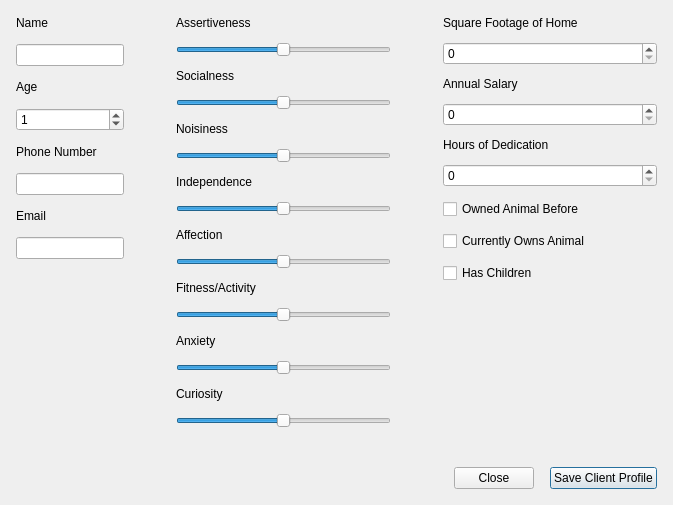
<?xml version="1.0" encoding="UTF-8"?>
<ui version="4.0">
 <class>ClientDetailsModal</class>
 <widget class="QDialog" name="ClientDetailsModal">
  <property name="windowModality">
   <enum>Qt::NonModal</enum>
  </property>
  <property name="geometry">
   <rect>
    <x>0</x>
    <y>0</y>
    <width>673</width>
    <height>505</height>
   </rect>
  </property>
  <property name="windowTitle">
   <string>Animal Details</string>
  </property>
  <property name="sizeGripEnabled">
   <bool>false</bool>
  </property>
  <property name="modal">
   <bool>true</bool>
  </property>
  <layout class="QVBoxLayout" name="verticalLayout" stretch="1,0">
   <property name="spacing">
    <number>16</number>
   </property>
   <property name="leftMargin">
    <number>16</number>
   </property>
   <property name="topMargin">
    <number>16</number>
   </property>
   <property name="rightMargin">
    <number>16</number>
   </property>
   <property name="bottomMargin">
    <number>16</number>
   </property>
   <item>
    <layout class="QHBoxLayout" name="horizontalLayout" stretch="0,0,1,0,1">
     <property name="spacing">
      <number>12</number>
     </property>
     <property name="sizeConstraint">
      <enum>QLayout::SetDefaultConstraint</enum>
     </property>
     <item>
      <layout class="QVBoxLayout" name="FirstColumn">
       <property name="spacing">
        <number>14</number>
       </property>
       <item>
        <widget class="QLabel" name="nameLabel">
         <property name="text">
          <string>Name</string>
         </property>
         <property name="alignment">
          <set>Qt::AlignBottom|Qt::AlignLeading|Qt::AlignLeft</set>
         </property>
        </widget>
       </item>
       <item>
        <widget class="QLineEdit" name="name">
         <property name="enabled">
          <bool>true</bool>
         </property>
        </widget>
       </item>
       <item>
        <widget class="QLabel" name="ageLabel">
         <property name="text">
          <string>Age</string>
         </property>
         <property name="alignment">
          <set>Qt::AlignBottom|Qt::AlignLeading|Qt::AlignLeft</set>
         </property>
        </widget>
       </item>
       <item>
        <widget class="QSpinBox" name="age">
         <property name="maximum">
          <number>999</number>
         </property>
         <property name="value">
          <number>1</number>
         </property>
        </widget>
       </item>
       <item>
        <widget class="QLabel" name="phoneNumberLabel">
         <property name="text">
          <string>Phone Number</string>
         </property>
         <property name="alignment">
          <set>Qt::AlignBottom|Qt::AlignLeading|Qt::AlignLeft</set>
         </property>
        </widget>
       </item>
       <item>
        <widget class="QLineEdit" name="phoneNumber">
         <property name="enabled">
          <bool>true</bool>
         </property>
        </widget>
       </item>
       <item>
        <widget class="QLabel" name="emailLabel">
         <property name="text">
          <string>Email</string>
         </property>
         <property name="alignment">
          <set>Qt::AlignBottom|Qt::AlignLeading|Qt::AlignLeft</set>
         </property>
        </widget>
       </item>
       <item>
        <widget class="QLineEdit" name="email">
         <property name="enabled">
          <bool>true</bool>
         </property>
        </widget>
       </item>
       <item>
        <spacer name="verticalSpacer">
         <property name="orientation">
          <enum>Qt::Vertical</enum>
         </property>
         <property name="sizeHint" stdset="0">
          <size>
           <width>20</width>
           <height>40</height>
          </size>
         </property>
        </spacer>
       </item>
      </layout>
     </item>
     <item>
      <spacer name="horizontalSpacer">
       <property name="orientation">
        <enum>Qt::Horizontal</enum>
       </property>
       <property name="sizeHint" stdset="0">
        <size>
         <width>40</width>
         <height>20</height>
        </size>
       </property>
      </spacer>
     </item>
     <item>
      <layout class="QVBoxLayout" name="SecondColumn" stretch="0,0,0,0,0,0,0,0,0,0,0,0,0,0,0,0,0">
       <property name="spacing">
        <number>12</number>
       </property>
       <property name="sizeConstraint">
        <enum>QLayout::SetDefaultConstraint</enum>
       </property>
       <property name="leftMargin">
        <number>0</number>
       </property>
       <item>
        <widget class="QLabel" name="assertivenessLabel">
         <property name="sizePolicy">
          <sizepolicy hsizetype="Preferred" vsizetype="Preferred">
           <horstretch>0</horstretch>
           <verstretch>0</verstretch>
          </sizepolicy>
         </property>
         <property name="text">
          <string>Assertiveness</string>
         </property>
         <property name="alignment">
          <set>Qt::AlignBottom|Qt::AlignLeading|Qt::AlignLeft</set>
         </property>
        </widget>
       </item>
       <item>
        <widget class="QSlider" name="assertiveness">
         <property name="enabled">
          <bool>true</bool>
         </property>
         <property name="maximum">
          <number>10</number>
         </property>
         <property name="sliderPosition">
          <number>5</number>
         </property>
         <property name="orientation">
          <enum>Qt::Horizontal</enum>
         </property>
        </widget>
       </item>
       <item>
        <widget class="QLabel" name="socialnessLabel">
         <property name="sizePolicy">
          <sizepolicy hsizetype="Preferred" vsizetype="Preferred">
           <horstretch>0</horstretch>
           <verstretch>0</verstretch>
          </sizepolicy>
         </property>
         <property name="text">
          <string>Socialness</string>
         </property>
         <property name="alignment">
          <set>Qt::AlignBottom|Qt::AlignLeading|Qt::AlignLeft</set>
         </property>
        </widget>
       </item>
       <item>
        <widget class="QSlider" name="socialness">
         <property name="enabled">
          <bool>true</bool>
         </property>
         <property name="maximum">
          <number>10</number>
         </property>
         <property name="sliderPosition">
          <number>5</number>
         </property>
         <property name="orientation">
          <enum>Qt::Horizontal</enum>
         </property>
        </widget>
       </item>
       <item>
        <widget class="QLabel" name="noisinessLabel">
         <property name="sizePolicy">
          <sizepolicy hsizetype="Preferred" vsizetype="Preferred">
           <horstretch>0</horstretch>
           <verstretch>0</verstretch>
          </sizepolicy>
         </property>
         <property name="text">
          <string>Noisiness</string>
         </property>
         <property name="alignment">
          <set>Qt::AlignBottom|Qt::AlignLeading|Qt::AlignLeft</set>
         </property>
        </widget>
       </item>
       <item>
        <widget class="QSlider" name="noisiness">
         <property name="enabled">
          <bool>true</bool>
         </property>
         <property name="maximum">
          <number>10</number>
         </property>
         <property name="sliderPosition">
          <number>5</number>
         </property>
         <property name="orientation">
          <enum>Qt::Horizontal</enum>
         </property>
        </widget>
       </item>
       <item>
        <widget class="QLabel" name="independenceLabel">
         <property name="sizePolicy">
          <sizepolicy hsizetype="Preferred" vsizetype="Preferred">
           <horstretch>0</horstretch>
           <verstretch>0</verstretch>
          </sizepolicy>
         </property>
         <property name="text">
          <string>Independence</string>
         </property>
         <property name="alignment">
          <set>Qt::AlignBottom|Qt::AlignLeading|Qt::AlignLeft</set>
         </property>
        </widget>
       </item>
       <item>
        <widget class="QSlider" name="independence">
         <property name="enabled">
          <bool>true</bool>
         </property>
         <property name="maximum">
          <number>10</number>
         </property>
         <property name="sliderPosition">
          <number>5</number>
         </property>
         <property name="orientation">
          <enum>Qt::Horizontal</enum>
         </property>
        </widget>
       </item>
       <item>
        <widget class="QLabel" name="affectionLabel">
         <property name="sizePolicy">
          <sizepolicy hsizetype="Preferred" vsizetype="Preferred">
           <horstretch>0</horstretch>
           <verstretch>0</verstretch>
          </sizepolicy>
         </property>
         <property name="text">
          <string>Affection</string>
         </property>
         <property name="alignment">
          <set>Qt::AlignBottom|Qt::AlignLeading|Qt::AlignLeft</set>
         </property>
        </widget>
       </item>
       <item>
        <widget class="QSlider" name="affection">
         <property name="enabled">
          <bool>true</bool>
         </property>
         <property name="maximum">
          <number>10</number>
         </property>
         <property name="sliderPosition">
          <number>5</number>
         </property>
         <property name="orientation">
          <enum>Qt::Horizontal</enum>
         </property>
        </widget>
       </item>
       <item>
        <widget class="QLabel" name="fitnessLabel">
         <property name="sizePolicy">
          <sizepolicy hsizetype="Preferred" vsizetype="Preferred">
           <horstretch>0</horstretch>
           <verstretch>0</verstretch>
          </sizepolicy>
         </property>
         <property name="text">
          <string>Fitness/Activity</string>
         </property>
         <property name="alignment">
          <set>Qt::AlignBottom|Qt::AlignLeading|Qt::AlignLeft</set>
         </property>
        </widget>
       </item>
       <item>
        <widget class="QSlider" name="fitness">
         <property name="enabled">
          <bool>true</bool>
         </property>
         <property name="maximum">
          <number>10</number>
         </property>
         <property name="sliderPosition">
          <number>5</number>
         </property>
         <property name="orientation">
          <enum>Qt::Horizontal</enum>
         </property>
        </widget>
       </item>
       <item>
        <widget class="QLabel" name="anxietyLabel">
         <property name="text">
          <string>Anxiety</string>
         </property>
         <property name="alignment">
          <set>Qt::AlignBottom|Qt::AlignLeading|Qt::AlignLeft</set>
         </property>
        </widget>
       </item>
       <item>
        <widget class="QSlider" name="anxiety">
         <property name="maximum">
          <number>10</number>
         </property>
         <property name="value">
          <number>5</number>
         </property>
         <property name="orientation">
          <enum>Qt::Horizontal</enum>
         </property>
        </widget>
       </item>
       <item>
        <widget class="QLabel" name="curiosityLabel">
         <property name="text">
          <string>Curiosity</string>
         </property>
         <property name="alignment">
          <set>Qt::AlignBottom|Qt::AlignLeading|Qt::AlignLeft</set>
         </property>
        </widget>
       </item>
       <item>
        <widget class="QSlider" name="curiosity">
         <property name="maximum">
          <number>10</number>
         </property>
         <property name="value">
          <number>5</number>
         </property>
         <property name="orientation">
          <enum>Qt::Horizontal</enum>
         </property>
        </widget>
       </item>
       <item>
        <spacer name="verticalSpacer_2">
         <property name="orientation">
          <enum>Qt::Vertical</enum>
         </property>
         <property name="sizeHint" stdset="0">
          <size>
           <width>20</width>
           <height>40</height>
          </size>
         </property>
        </spacer>
       </item>
      </layout>
     </item>
     <item>
      <spacer name="horizontalSpacer_2">
       <property name="orientation">
        <enum>Qt::Horizontal</enum>
       </property>
       <property name="sizeHint" stdset="0">
        <size>
         <width>40</width>
         <height>20</height>
        </size>
       </property>
      </spacer>
     </item>
     <item>
      <layout class="QVBoxLayout" name="ThirdColumn">
       <property name="spacing">
        <number>12</number>
       </property>
       <item>
        <widget class="QLabel" name="sqFootLabel">
         <property name="text">
          <string>Square Footage of Home</string>
         </property>
         <property name="alignment">
          <set>Qt::AlignBottom|Qt::AlignLeading|Qt::AlignLeft</set>
         </property>
        </widget>
       </item>
       <item>
        <widget class="QSpinBox" name="sqFoot">
         <property name="maximum">
          <number>999999999</number>
         </property>
        </widget>
       </item>
       <item>
        <widget class="QLabel" name="salaryLabel">
         <property name="text">
          <string>Annual Salary</string>
         </property>
         <property name="alignment">
          <set>Qt::AlignBottom|Qt::AlignLeading|Qt::AlignLeft</set>
         </property>
        </widget>
       </item>
       <item>
        <widget class="QSpinBox" name="salary">
         <property name="maximum">
          <number>999999999</number>
         </property>
        </widget>
       </item>
       <item>
        <widget class="QLabel" name="hrDedicationLabel">
         <property name="text">
          <string>Hours of Dedication</string>
         </property>
         <property name="alignment">
          <set>Qt::AlignBottom|Qt::AlignLeading|Qt::AlignLeft</set>
         </property>
        </widget>
       </item>
       <item>
        <widget class="QSpinBox" name="hrDedication">
         <property name="maximum">
          <number>999999999</number>
         </property>
        </widget>
       </item>
       <item>
        <widget class="QCheckBox" name="ownedAnimal">
         <property name="text">
          <string>Owned Animal Before</string>
         </property>
        </widget>
       </item>
       <item>
        <widget class="QCheckBox" name="ownsAnimal">
         <property name="text">
          <string>Currently Owns Animal</string>
         </property>
        </widget>
       </item>
       <item>
        <widget class="QCheckBox" name="hasChildren">
         <property name="text">
          <string>Has Children</string>
         </property>
        </widget>
       </item>
       <item>
        <spacer name="verticalSpacer_3">
         <property name="orientation">
          <enum>Qt::Vertical</enum>
         </property>
         <property name="sizeType">
          <enum>QSizePolicy::Expanding</enum>
         </property>
         <property name="sizeHint" stdset="0">
          <size>
           <width>20</width>
           <height>40</height>
          </size>
         </property>
        </spacer>
       </item>
      </layout>
     </item>
    </layout>
   </item>
   <item>
    <layout class="QHBoxLayout" name="Actions" stretch="0,0,0">
     <item>
      <spacer name="toolbarSpacer">
       <property name="orientation">
        <enum>Qt::Horizontal</enum>
       </property>
       <property name="sizeHint" stdset="0">
        <size>
         <width>40</width>
         <height>20</height>
        </size>
       </property>
      </spacer>
     </item>
     <item>
      <widget class="QPushButton" name="cancelButton">
       <property name="sizePolicy">
        <sizepolicy hsizetype="Maximum" vsizetype="Fixed">
         <horstretch>0</horstretch>
         <verstretch>0</verstretch>
        </sizepolicy>
       </property>
       <property name="text">
        <string>Close</string>
       </property>
       <property name="autoDefault">
        <bool>false</bool>
       </property>
      </widget>
     </item>
     <item>
      <widget class="QPushButton" name="saveButton">
       <property name="sizePolicy">
        <sizepolicy hsizetype="Maximum" vsizetype="Fixed">
         <horstretch>0</horstretch>
         <verstretch>0</verstretch>
        </sizepolicy>
       </property>
       <property name="text">
        <string>Save Client Profile</string>
       </property>
       <property name="default">
        <bool>true</bool>
       </property>
       <property name="flat">
        <bool>false</bool>
       </property>
      </widget>
     </item>
    </layout>
   </item>
  </layout>
 </widget>
 <resources/>
 <connections>
  <connection>
   <sender>cancelButton</sender>
   <signal>clicked()</signal>
   <receiver>ClientDetailsModal</receiver>
   <slot>handleCancel()</slot>
   <hints>
    <hint type="sourcelabel">
     <x>452</x>
     <y>409</y>
    </hint>
    <hint type="destinationlabel">
     <x>336</x>
     <y>219</y>
    </hint>
   </hints>
  </connection>
  <connection>
   <sender>saveButton</sender>
   <signal>clicked()</signal>
   <receiver>ClientDetailsModal</receiver>
   <slot>handleSave()</slot>
   <hints>
    <hint type="sourcelabel">
     <x>585</x>
     <y>409</y>
    </hint>
    <hint type="destinationlabel">
     <x>336</x>
     <y>219</y>
    </hint>
   </hints>
  </connection>
 </connections>
 <slots>
  <slot>handleCancel()</slot>
  <slot>handleSave()</slot>
 </slots>
</ui>
